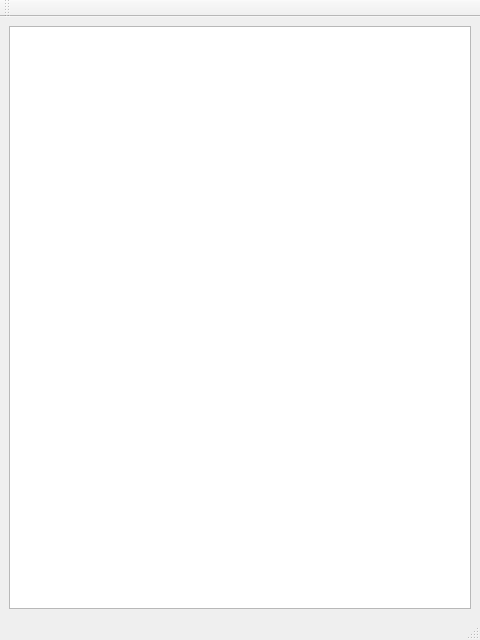
<?xml version="1.0" encoding="UTF-8"?>
<ui version="4.0">
 <class>MainWindow</class>
 <widget class="QMainWindow" name="MainWindow">
  <property name="geometry">
   <rect>
    <x>0</x>
    <y>0</y>
    <width>480</width>
    <height>640</height>
   </rect>
  </property>
  <property name="minimumSize">
   <size>
    <width>480</width>
    <height>640</height>
   </size>
  </property>
  <property name="maximumSize">
   <size>
    <width>480</width>
    <height>640</height>
   </size>
  </property>
  <property name="windowTitle">
   <string>Tasks</string>
  </property>
  <widget class="QWidget" name="centralwidget">
   <layout class="QGridLayout" name="gridLayout">
    <item row="0" column="0">
     <widget class="QTableView" name="tableView">
      <property name="sizePolicy">
       <sizepolicy hsizetype="Expanding" vsizetype="Expanding">
        <horstretch>0</horstretch>
        <verstretch>0</verstretch>
       </sizepolicy>
      </property>
     </widget>
    </item>
   </layout>
  </widget>
  <widget class="QMenuBar" name="menubar">
   <property name="geometry">
    <rect>
     <x>0</x>
     <y>0</y>
     <width>480</width>
     <height>20</height>
    </rect>
   </property>
  </widget>
  <widget class="QStatusBar" name="statusbar"/>
  <widget class="QToolBar" name="toolBar">
   <property name="windowTitle">
    <string>toolBar</string>
   </property>
   <attribute name="toolBarArea">
    <enum>TopToolBarArea</enum>
   </attribute>
   <attribute name="toolBarBreak">
    <bool>false</bool>
   </attribute>
  </widget>
  <action name="actionNew">
   <property name="text">
    <string>New</string>
   </property>
   <property name="toolTip">
    <string>Create a new task</string>
   </property>
   <property name="shortcut">
    <string>Alt+N</string>
   </property>
  </action>
 </widget>
 <resources/>
 <connections/>
</ui>
